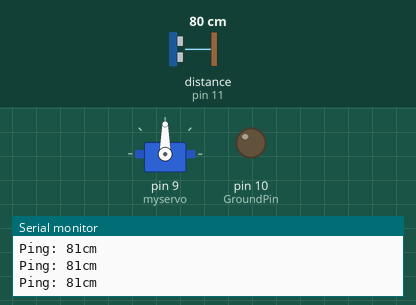
Simulated run of this sketch. Board: Arduino Uno, built with avr-gcc and run on an emulated ATmega328P. On the bench: servo, output pins drawn as LEDs (lit = HIGH), the last lines printed to the serial monitor. Inputs (shaded band) come from the test bench; at power-on: distance to the obstacle (sensor on pin 11) 80 cm. The echo pulse lasts 58.3 µs per cm; pins used as bus, display or sensor lines are not drawn.

Above: at 1.2 s.
1.3 s: distance to the obstacle (sensor on pin 11) set to 32 cm
2.8 s: distance to the obstacle (sensor on pin 11) set to 27 cm
At 5.2 s:
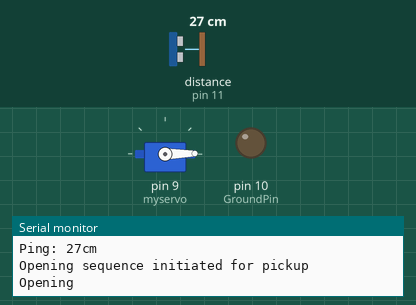
At 11.4 s:
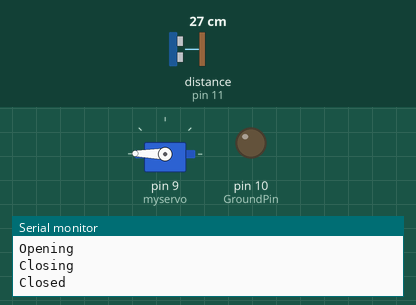
Timing chart, 0 to 11.8 s (numbered marks = the images above; inputs shaded):
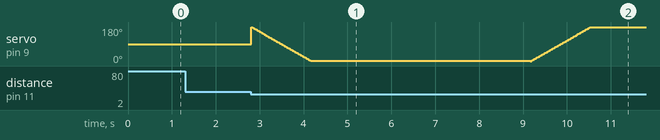

Measured:
- the behaviour switches between 30 and 29 cm on distance to the obstacle (sensor on pin 11) (found by bisection; images 0 and 1)

The sketch:

sketch_jan27b.ino
```cpp
#include <NewPing.h>           //include the NewPing library for this program
#include <Servo.h>
#define GroundPin 10
#define echoPin 11
#define trigPin 12
#define VccPin 13

#define MAX_DISTANCE 200       //maximum distance set to 200 cm
#define MAX_HEIGHT 50

#define PICKUP 0
#define DROPOFF 1

Servo myservo;

int val1, val0;
int toggle = 0;
int pos = 0;

NewPing sonar(trigPin, echoPin, MAX_DISTANCE);  //initialize NewPing

void setup()                   //do the following things once
{
  Serial.begin(9600);          //set data transmission rate to communicate with computer
  pinMode(VccPin, OUTPUT) ;    //tell pin 13 it is going to be an output
  digitalWrite(VccPin, HIGH) ; //tell pin 13 to output HIGH (+5V)
  pinMode(GroundPin, OUTPUT) ; //tell pin 10 it is going to be an output
  digitalWrite(GroundPin,LOW) ;//tell pin 10 to output LOW (0V, or ground)
  myservo.attach(9);
}


void loop()                            //do the following things forever
{
  delay(100);                          //wait for this number of milliseconds
  int DISTANCE_IN_CM = sonar.ping_cm();//read the sonar sensor, using a variable
  Serial.print("Ping: ");              //print "Ping:" on the computer display
  Serial.print(DISTANCE_IN_CM);        //print the value of the variable next
  Serial.println("cm");                //print "cm" after that, then go to next line
/*  if (DISTANCE_IN_CM > 20)
    myservo.write(180);
  else
    myservo.write(0);
*/


  if (DISTANCE_IN_CM < 30 && DISTANCE_IN_CM != 0 && toggle == PICKUP){
    Serial.println("Opening sequence initiated for pickup");
    pos = 179;
    myservo.write(pos);

    Serial.println("Opening");

    for (; pos >= 0; pos -= 2) { // goes from 0 degrees to 180 degrees
      myservo.write(pos);              // tell servo to go to position in variable 'pos'
      delay(15);                       // waits 15ms for the servo to reach the position
    }

    delay(5000);
    Serial.println("Closing");

    for (; pos <= 180; pos += 2) { // goes from 180 degrees to 0 degrees
      myservo.write(pos);              // tell servo to go to position in variable 'pos'
      delay(15);                       // waits 15ms for the servo to reach the position
    }

    Serial.println("Closed");
    while(1){
       delay(100);
      if (sonar.ping_cm()>30)
        break;
      else
        continue;
    }

    Serial.println("Pick up complete");
    toggle = DROPOFF;
  }
  else if (DISTANCE_IN_CM < 30 && DISTANCE_IN_CM != 0 && toggle == DROPOFF){
    Serial.println("Opening sequence initiated for drop off");
    pos = 179;
    myservo.write(pos);

    Serial.println("Opening");

    for (; pos >= 0; pos -= 2) { // goes from 0 degrees to 180 degrees
      myservo.write(pos);              // tell servo to go to position in variable 'pos'
      delay(15);                       // waits 15ms for the servo to reach the position
    }

    delay(5000);
    Serial.println("Closing");

    for (; pos <= 180; pos += 2) { // goes from 180 degrees to 0 degrees
      myservo.write(pos);              // tell servo to go to position in variable 'pos'
      delay(15);                       // waits 15ms for the servo to reach the position
    }

    Serial.println("Closed");
    while(1){
      delay(100);
      if (sonar.ping_cm()>30)
        break;
      else
        continue;
    }

    Serial.println("Drop off complete");
    toggle = PICKUP;
  }
  /*
  if (DISTANCE_IN_CM > MAX_HEIGHT)
    DISTANCE_IN_CM = MAX_HEIGHT;

  val0 = val1;
  val1 = map(DISTANCE_IN_CM, 0, MAX_HEIGHT, 0, 180);
  if (fabs(val1-val0) < MAX_HEIGHT && (val1 > 1) && fabs(val1-val0) > 5)
    myservo.write(val1);
  */
}
```
